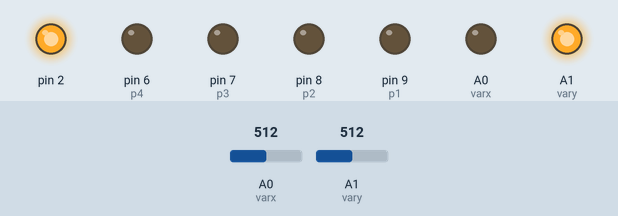
Simulated run of this sketch. Board: Arduino Uno, built with avr-gcc and run on an emulated ATmega328P. Shown: output pins drawn as LEDs (lit = HIGH). Dashed ring = blinking. The inputs (shaded band) are chosen by the test bench; at power-on: A0 (varx) = 512, A1 (vary) = 512.

Above: at 1.2 s.
1.3 s: A0 (varx) set to 670
2.8 s: A0 (varx) set to 701
At 3.8 s:
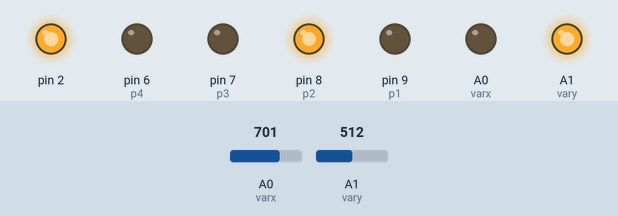
4.3 s: A1 (vary) set to 676
5.8 s: A1 (vary) set to 698
At 6.28 s:
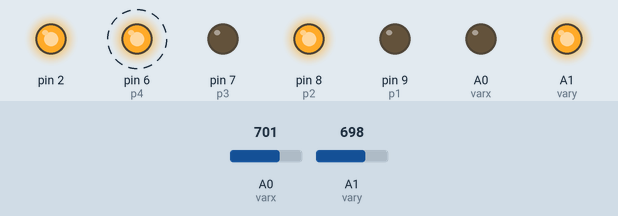
8.8 s: A0 (varx) set to 511
At 9.3 s:
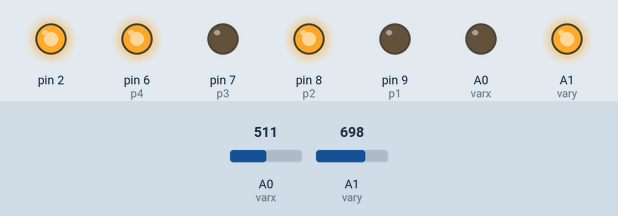
10.3 s: A0 (varx) set to 348
11.8 s: A0 (varx) set to 328
At 12.09 s:
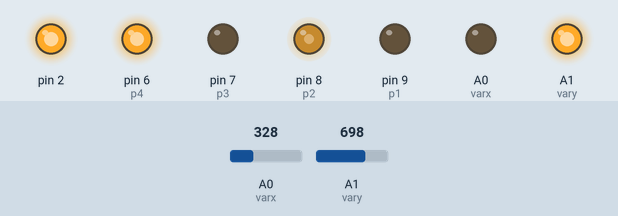
Timing chart, 0 to 14.8 s (numbered marks = the images above; inputs shaded):
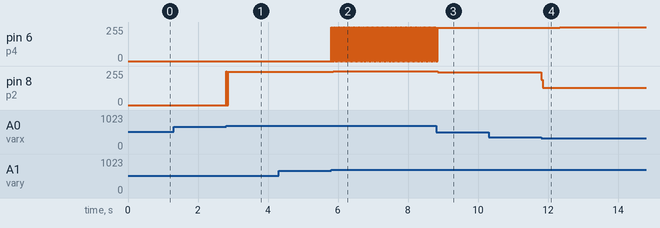

The sketch:

Controle_rf_joystick.ino
```cpp
#define vary A1
#define varx A0

#define p1 9
#define p2 8
#define p3 7
#define p4 6

void setup() {
  //pinos do joystick
  pinMode(vary, INPUT);
  pinMode(varx, INPUT);
  //saidas do arduino pro Ht12
  pinMode(p1,OUTPUT);
  pinMode(p2,OUTPUT);
  pinMode(p3,OUTPUT);
  pinMode(p4,OUTPUT);
  //set pra +5v na protoboard
  pinMode(2, OUTPUT);
  digitalWrite(2, HIGH);
  //set para vcc e gnd no joystick
  pinMode(15, OUTPUT);
  digitalWrite(15, HIGH);
  pinMode(14, OUTPUT);
  digitalWrite(14, LOW);

  Serial.begin(9600);
}

void loop() {

  int ly = map(analogRead(vary), 0,1023,-90,90);
  int lx = map(analogRead(varx), 0,1023,-90,90);
/*
  Serial.print("val ly: ");
  Serial.println(ly);
  Serial.print("val lx: ");
  Serial.println(lx);

  delay(500);

*/
  if(lx > 30){  //esquerda
    digitalWrite(p2, HIGH);
    //digitalWrite(p3, HIGH);
    delay(10);
  }
  if(lx < -30){ //direita
    //digitalWrite(p1, HIGH);
    digitalWrite(p4, HIGH);
    delay(10);
  }
  if(ly > 30){  //frente
    digitalWrite(p4, HIGH);
    digitalWrite(p2, HIGH);
    delay(10);
  }
  if(ly < -30){  //tras
    digitalWrite(p1, HIGH);
    digitalWrite(p3, HIGH);
    delay(10);
  }
  digitalWrite(p1, LOW);
  digitalWrite(p2, LOW);
  digitalWrite(p3, LOW);
  digitalWrite(p4, LOW);
}
```

Measured:
- the behaviour switches between 687 and 688 on A0 (varx) (found by bisection; images 0 and 1)
- the behaviour switches between 687 and 688 on A1 (vary) (found by bisection; images 1 and 2)
- the behaviour switches between 341 and 340 on A0 (varx) (found by bisection; images 3 and 4)
- after the input at 1.3 s, every drawn part: stays the same
- after the input at 2.8 s, pin 8 (p2): 0/255 → 249/255 at once
- after the input at 4.3 s, every drawn part: stays the same
- after the input at 5.8 s, pin 6 (p4): alternates 255/255 for 0.01 s and 0/255 for 0.01 s, starting at once; pin 8 (p2): 249/255 → 255/255 after 0.06 s
- after the input at 8.8 s, pin 8 (p2): 255/255 → 246/255 after 0.05 s
- after the input at 10.3 s, every drawn part: stays the same
- after the input at 11.8 s, pin 6 (p4): 249/255 → 255/255 after 0.53 s; pin 8 (p2): 246/255 → 128/255 at once
